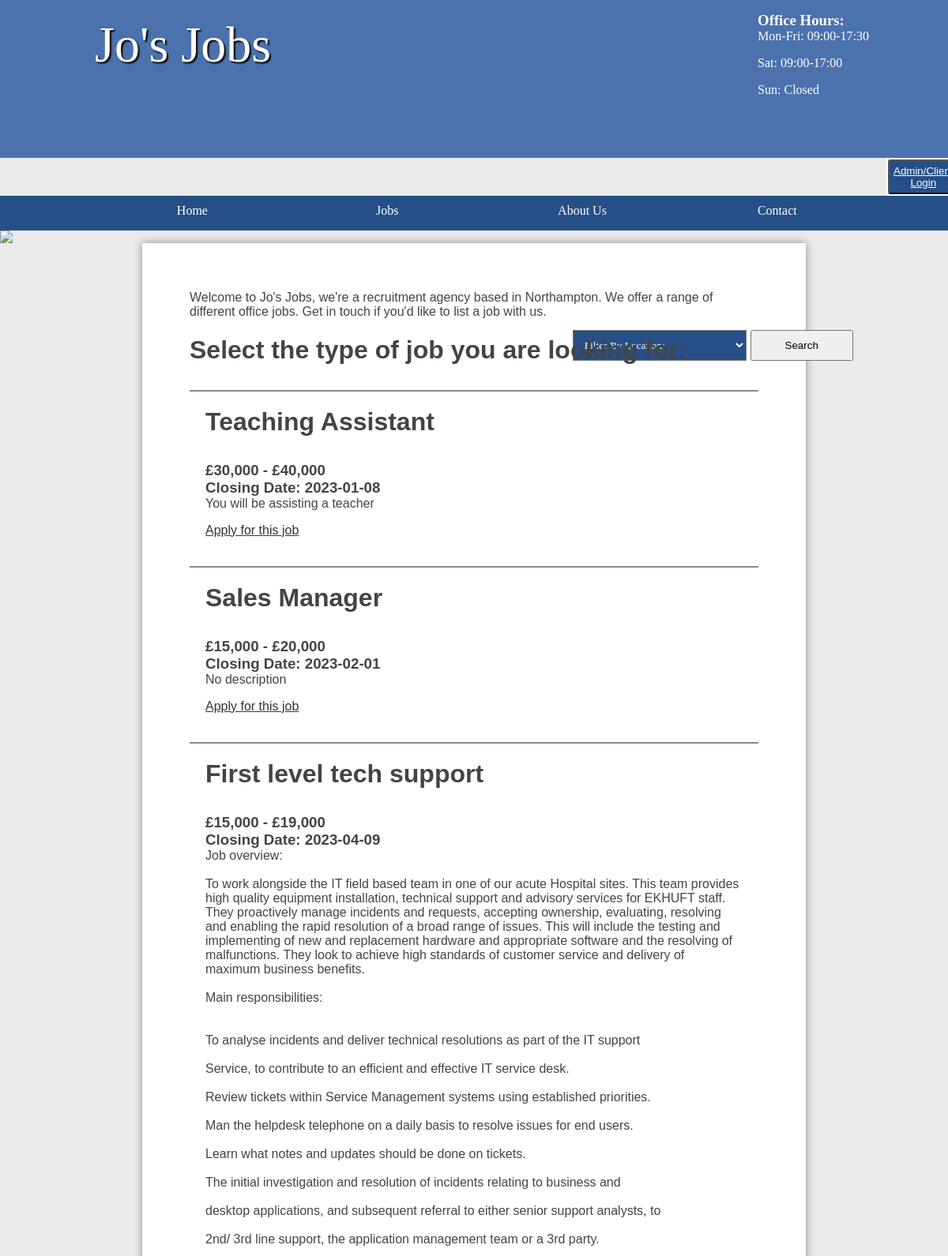
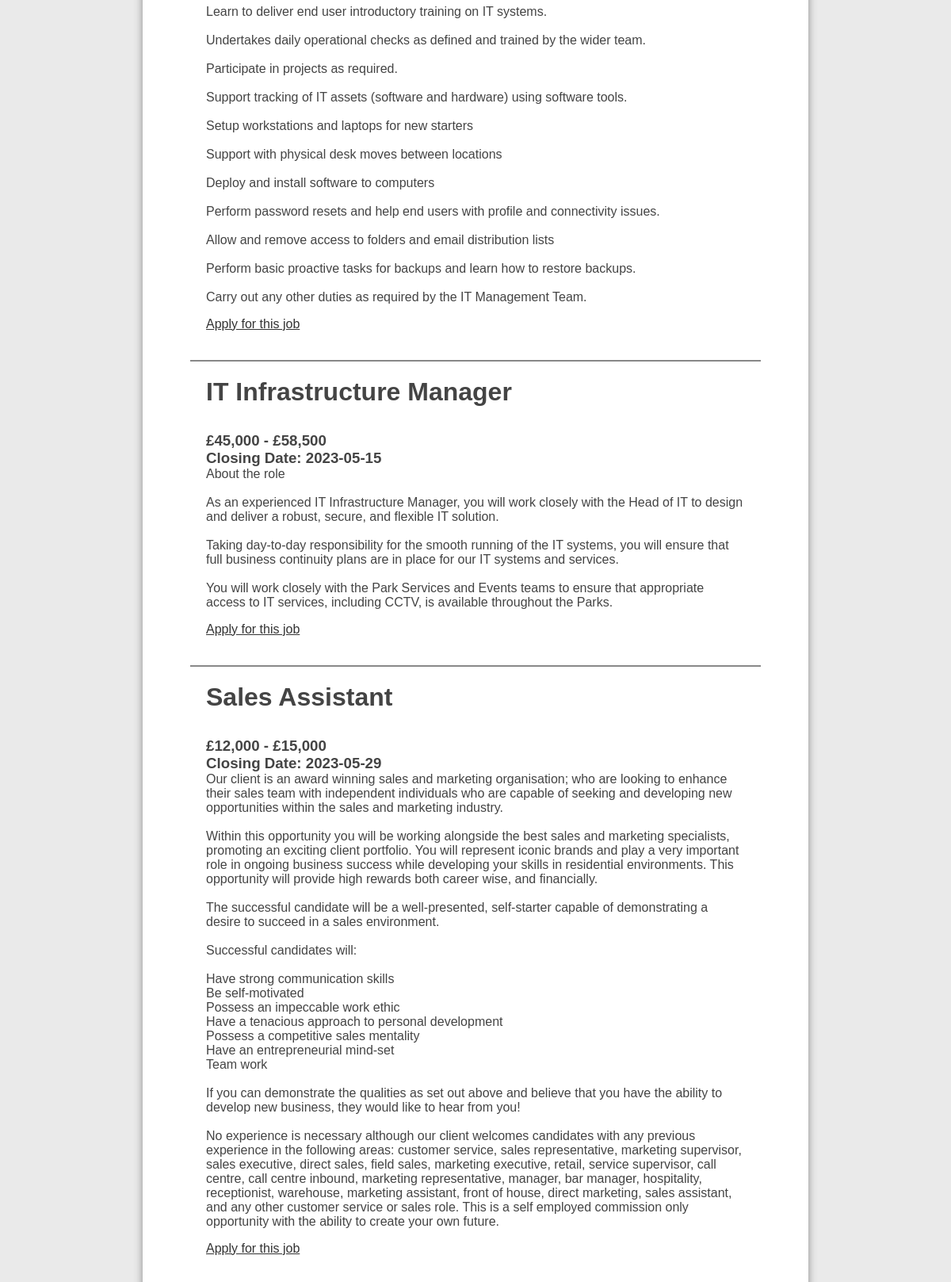
The page / (upper part) on the database its author committed (2 pictures, top to bottom).
### tables this page shows
CREATE TABLE `job` (
  `id` int(11) NOT NULL AUTO_INCREMENT,
  `title` varchar(45) DEFAULT NULL,
  `description` longblob DEFAULT NULL,
  `salary` varchar(45) DEFAULT NULL,
  `closingDate` date DEFAULT NULL,
  `categoryId` int(11) DEFAULT NULL,
  `location` varchar(255) DEFAULT NULL,
  `archive` tinyint(4) DEFAULT NULL,
  `userId` int(5) DEFAULT NULL,
  PRIMARY KEY (`id`)
);

### functions/loadTemplate.php (called while the page is built, shortened)
<?php
function loadTemplate($fileName, $templateVars)
{
    extract($templateVars);
    require $fileName;
    return ob_get_clean();
}

### public/index.php (called while the page is built, shortened)
<?php
require '../functions/loadTemplate.php';
$pageController = new PageController($_GET, $_POST);
if ($_SERVER['REQUEST_URI'] !== '/') {
    $functionName = ltrim(explode('?', $_SERVER['REQUEST_URI'])[0], '/');
    if (str_contains($functionName, '/')) {
        $r = explode('/', $functionName);
        $controller = ucfirst($r[0]) . 'Controller';
        $loadController = 'controller\\' . $controller;
        $pageController = new $loadController($_GET, $_POST);
        $functionName = $r[1] ?? 'home';
    }
    $page = $pageController->$functionName();
} else {
    $page = $pageController->home();
}
$output = loadTemplate('../templates/' . $page['template'], $page['variables']);
require '../templates/layout/layout.html.php';

### controller/PageController.php (called while the page is built, shortened)
<?php
class PageController
{
    private $dbName;
    public function __construct(array $get, array $post, $dbName = 'job') {
        $this->dbName = $dbName;
    }
    public function home(): array
    {
        $jobsTable = new DatabaseTable('job', 'id', $this->dbName);
        $locations = $jobsTable->custom('SELECT DISTINCT location FROM job', [], false);
        $criteria = [];
        $date = new DateTime();
        $stmt = 'SELECT j.*, c.id as catId
        FROM job j
        LEFT JOIN category c ON c.id = j.categoryId
        WHERE j.archive = 0 OR j.archive IS NULL AND j.closingDate > :date';
        $criteria["date"] = $date->format('Y-m-d');
        $stmt .= ' ORDER BY j.closingDate ASC LIMIT 10';
        $jobs = $jobsTable->custom($stmt, $criteria, false);
        return [
            'template' => '../templates/layout/index.html.php',
            'variables' => [
                'jobs' => $jobs,
                'locations' => $locations
            ],
            'title' => 'Jo\'s Jobs - Home'
        ];
    }
}

### Database/DatabaseTable.php (called while the page is built, shortened)
<?php
class DatabaseTable
{
    private $pdo;
    public function __construct($table, $primaryKey, $dbName = 'job')
    {
        $this->pdo = new PDO('mysql:dbname='.$dbName.';host=mysql', 'student', 'student');
    }
    public function custom($stmt, $criteria = [], $checkFetch = true)
    {
        try {
            $stmt = $this->pdo->prepare($stmt);
            $stmt->execute($criteria);
            if ($checkFetch) {
                return $stmt->fetch();
            } else {
                return $stmt->fetchAll();
            }
        } catch (PDOException $e) {
            echo $e;
        }
    }
}

### templates/layout/index.html.php (the view, shortened to what this page needs)
<main class="home">
    <p>Welcome to Jo's Jobs, we're a recruitment agency based in Northampton. We offer a range of different office
        jobs. Get in touch if you'd like to list a job with us.</p>
    <div class="location-filter">
        <form action="home" class="job-filter" method="get">
            <select name="location">
                <option disabled selected>Filter By Location: </option>
            </select>
            <input type="submit" name="submit" value="Search"/>
        </form>
    </div>
    <h2>Select the type of job you are looking for:</h2>
    <ul class="job-listing">
        <?php
        $jobs = $jobs ?? [];
        foreach ($jobs as $job) {
            echo '<li>';
            echo '<div class="details">';
            echo '<h2>' . $job['title'] . '</h2>';
            echo '<h3>' . $job['salary'] . '</h3>';
            echo '<h3> Closing Date: ' . $job['closingDate'] . '</h3>';
            echo '<p>' . nl2br($job['description']) . '</p>';
            echo '<a class="more" href="../apply?id=' . $job['id'] . '">Apply for this job</a>';
            echo '</div>';
            echo '</li>';
        }
        ?>
    </ul>
</main>

### public/styles.css (style rules this page uses)
* { margin: 0; padding: 0; }
html { font-family: 'Oxygen-Regular', verdana, sans-serif; }
body { background-color: #eaeaea; }
main ul { margin-left: 3em; }
main a { color: #333; }
main { min-height: 50vh; background-color: #fff; width: 70vw; display: block; margin: auto; box-shadow: 0px 0px 10px #888; color: #444; }
main h2 { font-size: 2em; }
.home { padding: 5vw; width: 60vw; }
p, li, h2 { margin-bottom: 1em; }
form select, form label, form input, form textarea { float: left; width: 200px; padding: 10px; margin-top: 20px; }
input[type="submit"] { clear: both; margin-left: 220px; width: 220px; cursor: pointer }
form select { width: 220px; }
.job-filter { margin-left: 57%; margin-top: -4%; display: inline-flex; }
.job-filter select { background-color: #264f87; font-family: 'Oxygen-Regular'; color: white; }
.job-filter input[type="submit"] { clear: none; margin-left: 5px; width: 130px; padding: 9.5px; border-radius: 4px solid #ffffff; cursor: pointer; }
.location-filter { margin-left: 24%; margin-bottom: -4.5%; }
.job-listing { margin-left: 0em; }
.job-listing li { border-top: 2px solid #888; padding: 20px; overflow: auto; }

### rows shown on the page
job: title "Teaching Assistant", salary "£30,000 - £40,000", closingDate "2023-01-08", description "You will be assisting a teacher"
job: title "Sales Manager", salary "£15,000 - £20,000", closingDate "2023-02-01", description "No description"
job: title "First level tech support", salary "£15,000 - £19,000", closingDate "2023-04-09", description "Job overview: To work alongside the IT field based team in one of our acute Hospital sites. This team provides high quality equipment installation, technical support and advisory services for EKHUFT staff. They proactively manage incidents and requests, accepting ownership, evaluating, resolving and enabling the rapid resolution of a broad range of issues. This will include the testing and implementing of new and replacement hardware and appropriate software and the resolving of malfunctions. They look to achieve high standards of customer service and delivery of maximum business benefits. Main responsibilities: To analyse incidents and deliver technical resolutions as part of the IT…"
job: title "IT Infrastructure Manager", salary "£45,000 - £58,500", closingDate "2023-05-15", description "About the role As an experienced IT Infrastructure Manager, you will work closely with the Head of IT to design and deliver a robust, secure, and flexible IT solution. Taking day-to-day responsibility for the smooth running of the IT systems, you will ensure that full business continuity plans are in place for our IT systems and services. You will work closely with the Park Services and Events teams to ensure that appropriate access to IT services, including CCTV, is available throughout the Parks."
job: title "Sales Assistant", salary "£12,000 - £15,000", closingDate "2023-05-29", description "Our client is an award winning sales and marketing organisation; who are looking to enhance their sales team with independent individuals who are capable of seeking and developing new opportunities within the sales and marketing industry. Within this opportunity you will be working alongside the best sales and marketing specialists, promoting an exciting client portfolio. You will represent iconic brands and play a very important role in ongoing business success while developing your skills in residential environments. This opportunity will provide high rewards both career wise, and financially. The successful candidate will be a well-presented, self-starter capable of demonstrating a…"
